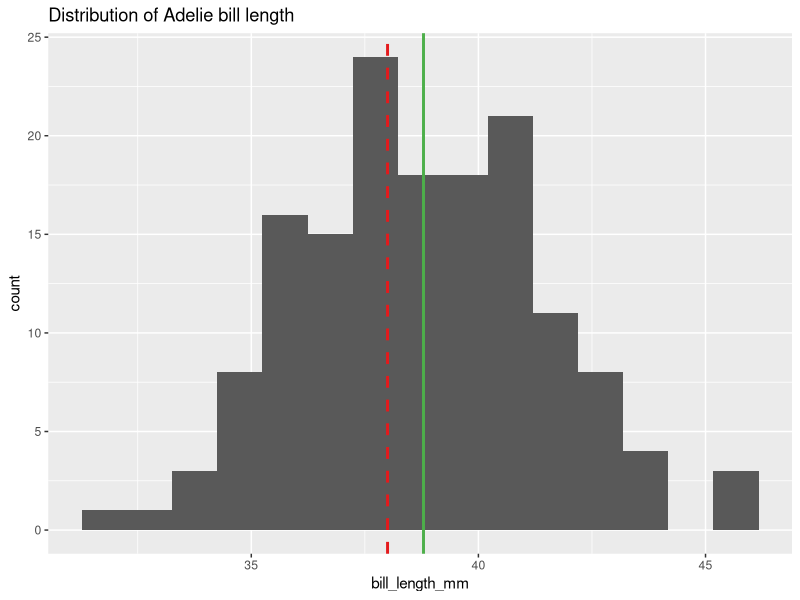
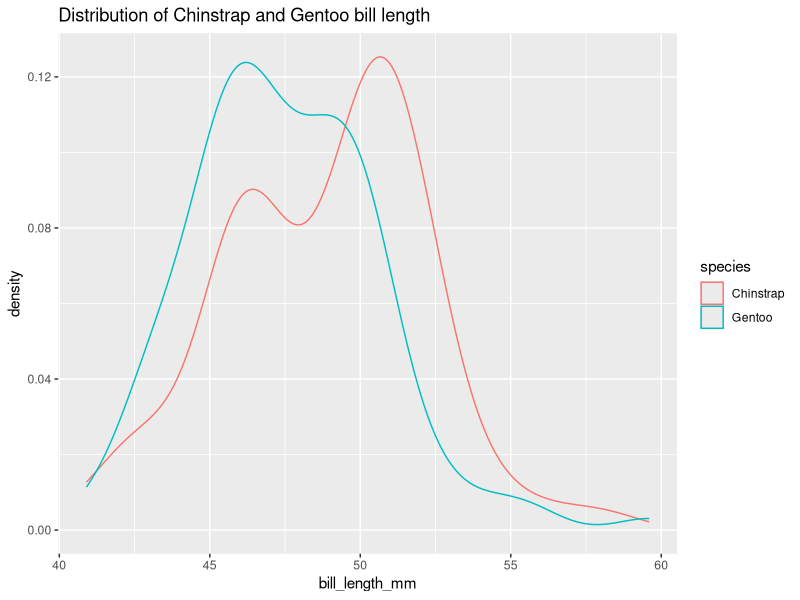
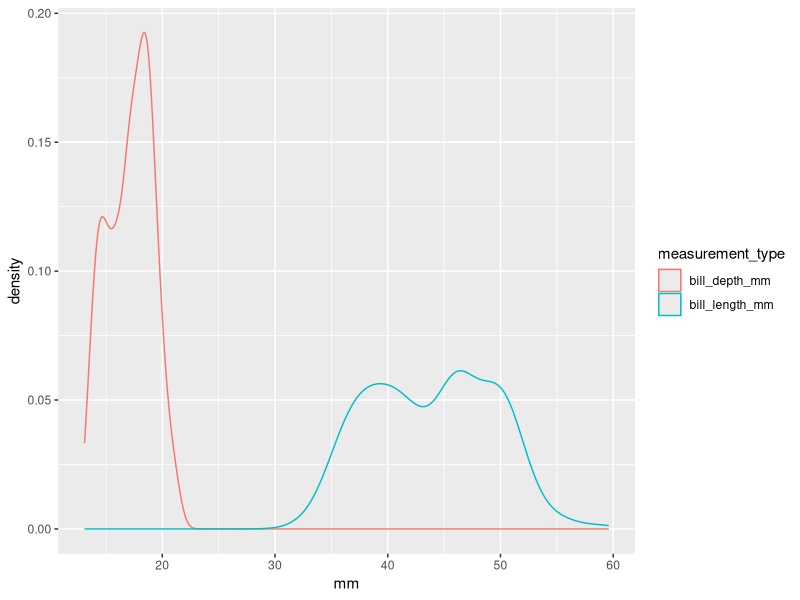
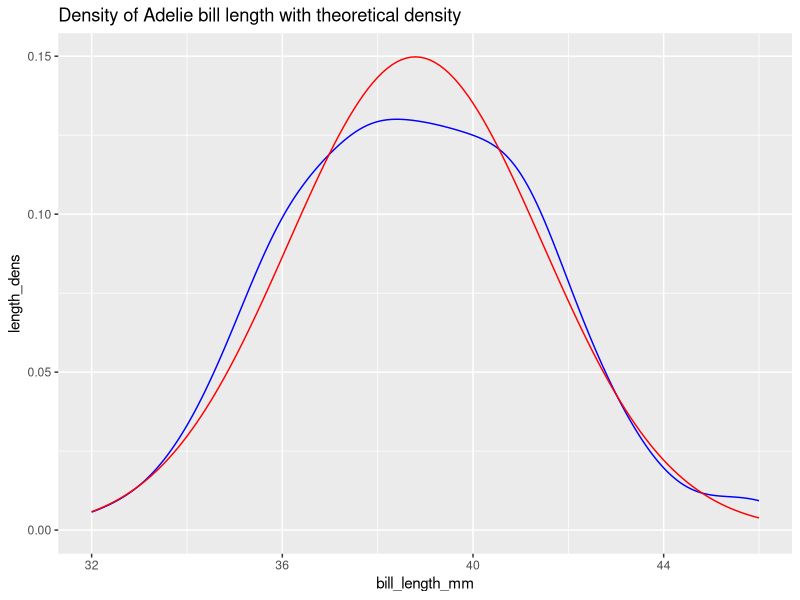
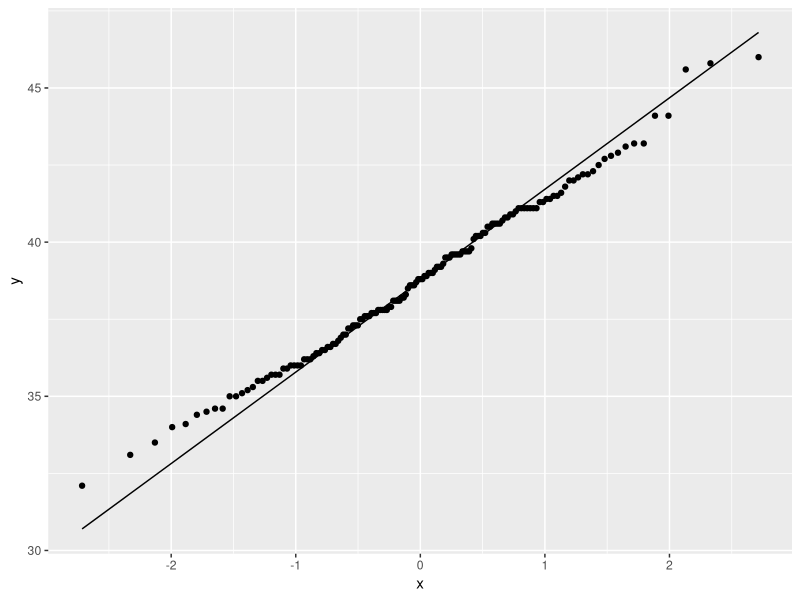
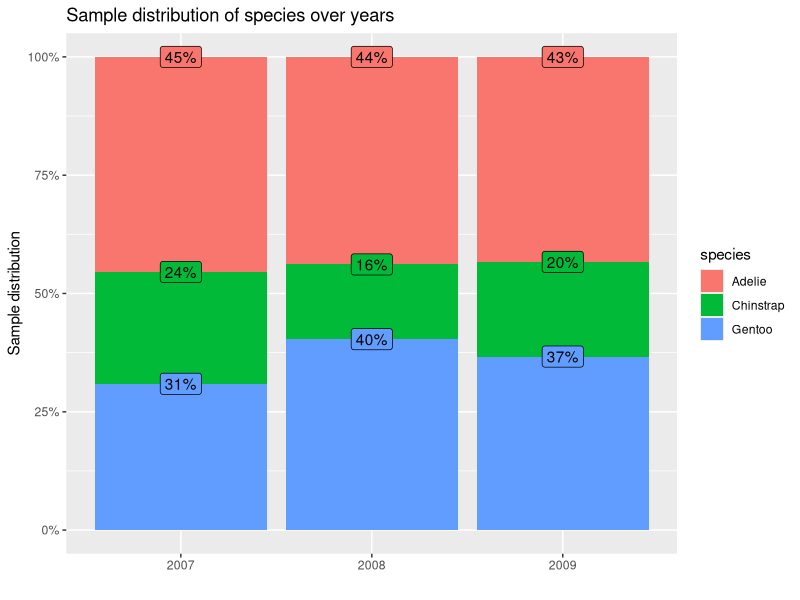

These figures' R source, in order:
## ---- chunk 1
#| warning: false
#| message: false
#| include: false

library(palmerpenguins)
library(tidyverse)
## ---- chunk 2
penguins %>% 
  filter(!is.na(bill_length_mm)) %>% 
  group_by(species) %>% 
  summarize(avg_length = mean(bill_length_mm),
            sample_size = n())
## ---- chunk 3
adelie <- penguins %>% 
  filter(species == "Adelie") %>% 
  filter(!is.na(bill_length_mm))

ggplot(adelie, aes(x = bill_length_mm)) + 
  geom_histogram(bins = 15) + 
  geom_vline(xintercept = 38, color = "#E41A1C", linewidth = 1, linetype = 2) + 
  geom_vline(xintercept = mean(adelie$bill_length_mm), color = "#4DAF4A", linewidth = 1) + 
  ggtitle("Distribution of Adelie bill length")
## ---- chunk 4
t.test(adelie$bill_length_mm, 
       alternative = "two.sided",
       mu = 38, conf.level = 0.95)
## ---- chunk 5
chin_gentoo <- penguins %>% 
  filter(!is.na(bill_length_mm)) %>% 
  filter(species != "Adelie")

ggplot(chin_gentoo,
       aes(x = bill_length_mm, color = species)) + 
  geom_density() + 
  ggtitle("Distribution of Chinstrap and Gentoo bill length")
## ---- chunk 6
t.test(formula = bill_length_mm ~ species,
       data = chin_gentoo)
## ---- chunk 7
t.test(formula = bill_length_mm ~ species,
       data = chin_gentoo,
       var.equal = TRUE)
## ---- chunk 8
penguins %>% 
  mutate(specimen = seq_along(species)) %>% 
  select(specimen, bill_length_mm, bill_depth_mm) %>% 
  pivot_longer(cols = -specimen, names_to = "measurement_type", values_to = "mm") %>% 
  ggplot(aes(x = mm, color = measurement_type)) + 
  geom_density()
## ---- chunk 9
t.test(x = penguins$bill_length_mm,
       y = penguins$bill_depth_mm, 
       paired = TRUE)
## ---- chunk 10
var.test(formula = bill_length_mm ~ species,
         data = chin_gentoo)
## ---- chunk 11

length_mu <- mean(adelie$bill_length_mm)
length_sd <- sd(adelie$bill_length_mm)

theoretical_bill_length <- tibble(x = seq(32, 46, 0.1)) %>% 
  mutate(length_dens = dnorm(x = x,
                             mean = length_mu,
                             sd = length_sd))

ggplot(adelie, aes(x = bill_length_mm)) + 
  geom_density(color = "blue") +
  geom_line(data = theoretical_bill_length, 
            inherit.aes = FALSE,
            aes(x = x, y = length_dens), color = "red") +
  ggtitle("Density of Adelie bill length with theoretical density")
## ---- chunk 12
adelie %>% 
  ggplot(aes(sample = bill_length_mm)) + 
  geom_qq(distribution = stats::qnorm) + 
  stat_qq_line()
## ---- chunk 13

distribution_breaks <- c(0, 35, 37, 39, 41, 50)

observed_expected_counts <- adelie %>% 
  mutate(length_groups = cut(bill_length_mm, 
                             breaks = distribution_breaks)) %>% 
  count(length_groups, name = "observed") %>% 
  mutate(probability_upper = 
           pnorm(q = distribution_breaks[-1], mean = length_mu, sd = length_sd),
         probability_lower = 
           pnorm(q = distribution_breaks[-6], mean = length_mu, sd = length_sd)
  ) %>% 
  mutate(expected_prob = (probability_upper - probability_lower)) %>% 
  mutate(expected_counts = expected_prob * sum(observed))

observed_expected_counts

chisq.test(x = observed_expected_counts$observed,
           p = observed_expected_counts$expected_prob, 
           rescale.p = TRUE)
## ---- chunk 14
X <- ((observed_expected_counts$observed - 
        observed_expected_counts$expected_counts)^2) / 
  observed_expected_counts$expected_counts

p.value <- pchisq(q = sum(X), df = 4, 
                  lower.tail = F)
p.value
## ---- chunk 15
penguins %>% 
  count(year, species) %>%
  group_by(year) %>% 
  mutate(prop = n/sum(n)) %>% 
  ggplot(aes(x = factor(year), y = prop, fill = species)) + 
  geom_col(position = position_fill()) + 
  scale_y_continuous(labels = scales::percent) + 
  ylab("Sample distribution") + xlab("") +
  ggtitle("Sample distribution of species over years") +
  geom_label(aes(label = glue::glue("{round(prop*100)}%")),
             position = position_fill(), show.legend = FALSE)
## ---- chunk 16
chisq.test(x = penguins$year, y = penguins$species)
## ---- chunk 17
penguin_species_year_counts <- penguins %>% 
  mutate(year = as.character(year)) %>% 
  count(year, species) %>% 
  pivot_wider(names_from = species, values_from = n) %>% 
  select(-year) %>% 
  as.matrix()

chisq.test(x = penguin_species_year_counts)
## ---- chunk 18
penguins %>% 
  filter(!is.na(body_mass_g)) %>% 
  mutate(is_above_4kg = body_mass_g >= 4000) %>% 
  summarize(tot_above_4kg = sum(is_above_4kg),
            tot_under_4kg = sum(!is_above_4kg),
            total_specimens = n())
## ---- chunk 19
prop.test(x = 177, n = 342, p = 0.5)
